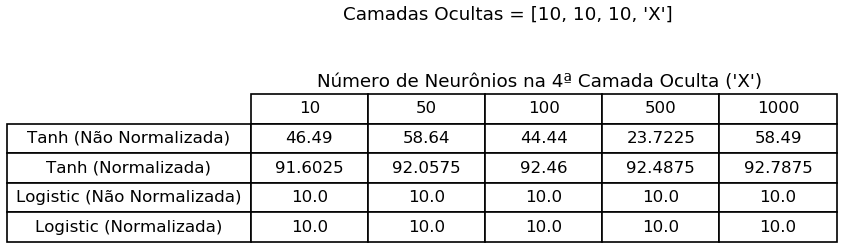
#> input picture Parte Escrita (Latex)/imagens/Resultados/TabelasNumCamadasOcultas/4 Camadas/Tabela1.png, 842 x 245 px; its folder holds 4 pictures in this run
$ python Crop.py
#> lines starting #> are read from the running program, lines starting #| are printed output that depends on the picture
import glob, os
import cv2
import numpy as np

for file in glob.glob("*.png"):

    # Carrega a imagem
    img = cv2.imread(file)
#> img is the input picture: shape (245, 842, 3); min 0, max 255, mean 231.6

    # Recorta uma regiao da imagem
    crop = img[95:340, 453:1295]
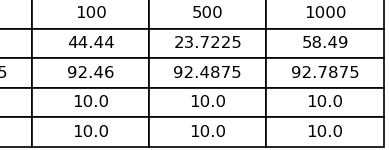
#> crop: shape (150, 389, 3); min 0, max 255, mean 225.7

    # Exibe a imagem transformada
    cv2.imwrite(file, crop)
#> pass 2 of the loop `for file in glob.glob("*.png"):`:
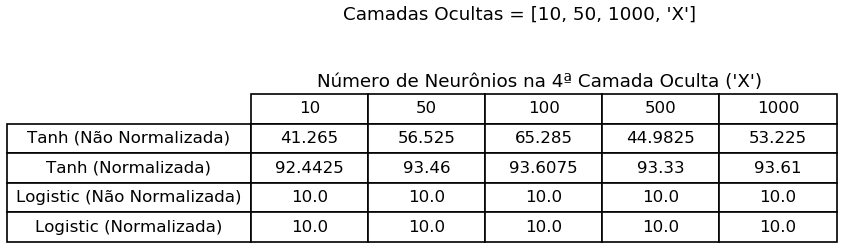
#> input picture Parte Escrita (Latex)/imagens/Resultados/TabelasNumCamadasOcultas/4 Camadas/Tabela10.png, 842 x 245 px
#> img is the input picture: shape (245, 842, 3); min 0, max 255, mean 231.5
#> `crop = img[95:340, 453:1295]`:
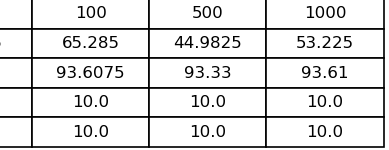
#> crop: shape (150, 389, 3); min 0, max 255, mean 225.8
#> pass 3 of the loop `for file in glob.glob("*.png"):`:
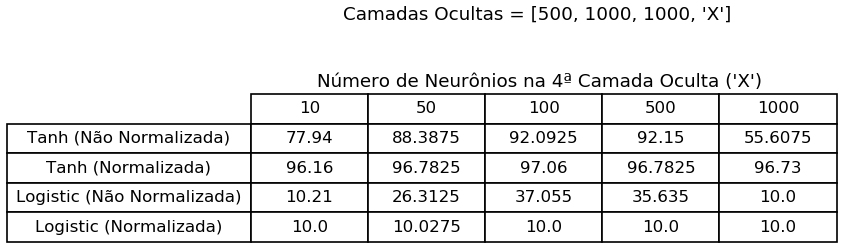
#> input picture Parte Escrita (Latex)/imagens/Resultados/TabelasNumCamadasOcultas/4 Camadas/Tabela100.png, 842 x 245 px
#> img is the input picture: shape (245, 842, 3); min 0, max 255, mean 230.9
#> `crop = img[95:340, 453:1295]`:
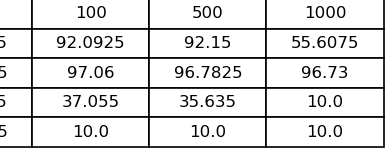
#> crop: shape (150, 389, 3); min 0, max 255, mean 224.7
#> the loop made 4 passes; the first 3 are shown

'''
# Carrega a imagem
img = cv2.imread("Resultado[10, 'X'].png")

# Recorta uma regiao da imagem
crop = img[95:340, 453:1295]

# Exibe a imagem transformada
cv2.imwrite("saida.png", crop)
'''
